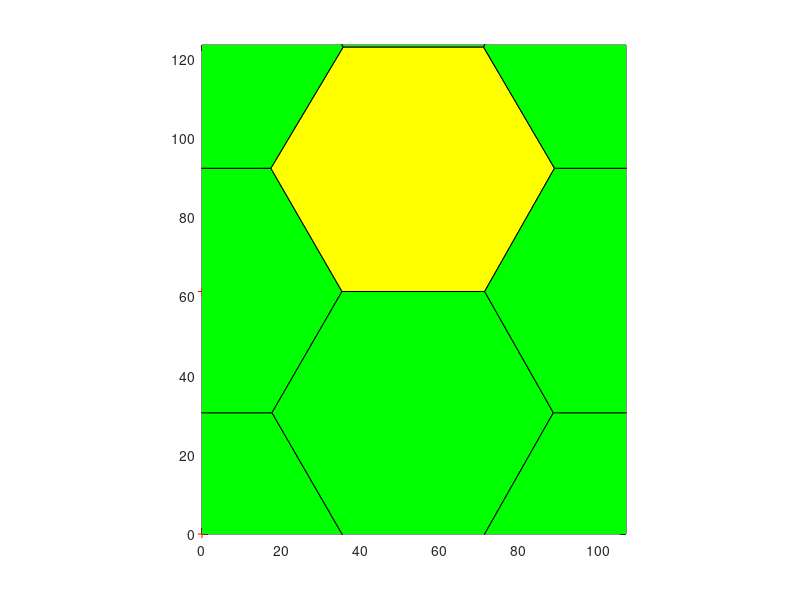

Recreate this plot in MATLAB.
%%%%%%%%%%%%%%%%%%%%%%%%%%%%%%%%%%%%%%%%%%%%%%%%%%%%%%%%%%%%%%%%%%%%%%%%%%%
% This script produces a txt file with the initial conditions needed to run the 
% vertex model cpp exicutable. The Global values are set by the user. The
% cell positions are a honeycomb tilling of the plane. The resulting txt file
% contians all the global parameter values and cell, edge, and vertex
% locatons and neighbors. 
%
% To use this file specify the name of the output txt file and the number
% of cells you would like in your tissue. You may wish to modify some
% global parameters to fit your needs. 
%%%%%%%%%%%%%%%%%%%%%%%%%%%%%%%%%%%%%%%%%%%%%%%%%%%%%%%%%%%%%%%%%%%%%%%%%%%
clear

%% Inputs needed
INITIALSTEPSIZE = 0.0001;    %Initial stepsize for the numberic integrator 
nomfichier=strcat('my_tissue_backtrack_fix_stifftest_smallest','.txt');  %the file name
n=1;                       %1/2 of the Cells per row
m=2;                       %Cells per collumn 
r=89542;                    %Seed for the random number generators

%% Global Parameters 
GAMMA =10;                  %Tension on an edge
l= sqrt(2) * 25;            %Average edge length    
t0 = 1;                     %Standard unit of time 
RLXLY = 1;                  %Ratio of LX to LY (used to make rectangular boxes) 
Ratio = 0.3;                %ratio of pressure to tension forces (standard value 0.3)
Ralpha=1000000000000000000000000000;                   %Ralpha=10 means the box evolves 10 times slower then the vertices
TOTALTIME =	80;             %How long to run the simulation 
CURRENTTIME = 0.0;          %The initial time
TIMEINTERVAL =	0.1;        %How often to output the current configuration of the tissue
INITIALSTEPSIZE = 0.002;    %Initial stepsize for the numberic integrator 
error_tolerance_absolute_mechanical = 0.01;  %Error tolerence for use with the adaptive stepsize integrators 
LX=n*3*l +1;
LY=m*sqrt(3)*l+1; 
NCells=n*m*2;
A0 = 4033.1139     ;                    %LX*LY/NCells;                   %Cells want to have area A0 if box size can change
%Here, I'm making a strain test for the hexagonal lattice by calculating
%what the preferred area should be for the initial area of all the cells to
% the equilibrium area.
MINAREA = A0/100;                    %Minimum allowed cell area (smaller cells will be removed)
MINLENGTH =	l/40;                    %Minimum edge length (smaller edges will be merged to form a fourfold vertex
NEWEDGELENGTH =	l/20;                %Length of a new edge created in the T1 process
%K = Ratio * GAMMA / l^3 ;           %for pressure=K(A-A0)%
K = Ratio * 10 * GAMMA / l;          %for pressure=K(1-A/A0)
Alpha_M = GAMMA*t0/l;                % Drag coefficent
TISSUE_ALPHA = 10000000000000000000000000000000 * Alpha_M;%10000000*Ralpha*Alpha_M;       % How fast the box size updates relative to the vertex motion
TISSUE_EXT_STRESS_Y = 0;             % External Stress on the tissue (positive values expancile) 
TISSUE_EXT_STRESS_X = 0;
P0 = 3.722 * sqrt(A0);
LAMBDA = K / 0.05; % mimics Manning Model 
VERBOSEON = 1; %boolean, tells code to output extra data for cells and edges when true
equilibriumtolerance = 0.000000000000000000001;
energyListSize = 3;
%% Create the Hexagonal tillining 
SEED = r;
rng(SEED); 
f2=figure();
offset=0; % 0.4*l; 
Points1=zeros(NCells,2); 
k=1; 
strainx = 0 ;%.5;

%Grid One
for i=0:n-1
    for j=0:m-1
        Points1(k,:)=[(3*i*l +rand()*offset)*(1 +strainx) ,sqrt(3)*j*l+rand()*offset]; 
        k=k+1; 
    end
end
% Grid two

for i=0:n-1
    for j=0:m-1
        Points1(k,:)=[((3*i+3/2)*l +rand()*offset)* (1 + strainx) , (sqrt(3)*j+sqrt(3)/2)*l+rand()*offset]; 
        k=k+1; 
    end
end

LX = LX * (1 + strainx);
Pointsa=Points1+[LX *ones(NCells,1) LY*zeros(NCells,1)];
Pointsb=Points1-[LX*zeros(NCells,1) LY*ones(NCells,1)];
Pointsc=Points1-[LX*ones(NCells,1) LY*zeros(NCells,1)];
Pointsd=Points1+[LX*zeros(NCells,1) LY*ones(NCells,1)];
Pointse=Points1+[LX*ones(NCells,1) LY*ones(NCells,1)];
Pointsf=Points1+[LX*ones(NCells,1) -LY*ones(NCells,1)];
Pointsg=Points1+[-LX*ones(NCells,1) LY*ones(NCells,1)];
Pointsh=Points1+[-LX*ones(NCells,1) -LY*ones(NCells,1)];
Pointst=[Points1; Pointsa; Pointsb; Pointsc; Pointsd; Pointse; Pointsf; Pointsg; Pointsh];
[v,c]=voronoin(Pointst); 


%% Plot a Representation of the result
set(0,'CurrentFigure',f2);
plot(Points1(:,1),Points1(:,2),'r+');
for i = 1:length(c) 
    %ca are the cells that are in the interior only
    IN=(all(v(c{i},1)>0)&all(v(c{i},1)<LX)&all(v(c{i},2)>0)&all(v(c{i},2)<LY));
    %ca have cells that are at the border
    IN2=(any(v(c{i},1)>0)&any(v(c{i},1)<LX)&any(v(c{i},2)>0)&any(v(c{i},2)<LY))&(~IN);
    if (all(c{i}~=1)&&IN)  
    set(0,'CurrentFigure',f2)
    patch(v(c{i},1),v(c{i},2),'y'); % use color yellow.
    end
    % cells crossing the border
    if (all(c{i}~=1)&&(IN2))  
    set(0,'CurrentFigure',f2)
    patch(v(c{i},1),v(c{i},2),'g'); % use color green.
    end
end
set(0,'CurrentFigure',f2)
axis equal
xlim([0 LX]);
ylim([0 LY]);


for i = 1:length(c)
   INGLOBAL=any((v(c{i},1)>0)&v(c{i},1)<LX&v(c{i},2)>0&v(c{i},2)<LY);
   if INGLOBAL
       ListVertex=c{i};
       area=0;
       for k=1:length(c{i})
           kplus=mod(k,length(c{i}))+1;
           area=area+v(c{i}(k),1)*v(c{i}(kplus),2)-v(c{i}(kplus),1)*v(c{i}(k),2);
       end
       if(area<0) c{i}=fliplr(c{i}); end
   end
end

%% Export to a txt file
fid=fopen(nomfichier,'wt');
fprintf(fid, 'Voronoi Tesselation Data: \n');
fprintf(fid, 'NumbCells %d \t rng %d \n', NCells, r);
fprintf(fid, 'ratio pressure to tension\t%f\n', Ratio);
fprintf(fid, 'Global:\n');
fprintf(fid, 'LX\t%f\nLY\t%f\n', LX, LY);
fprintf(fid, 'A0\t%f\n', A0);
fprintf(fid, 'SEED\t%d\n', SEED);
fprintf(fid, 'TIMEINTERVAL\t%f\n', TIMEINTERVAL);
fprintf(fid, 'MINAREA\t%f\n', MINAREA);
fprintf(fid, 'MINLENGTH\t%f\n', MINLENGTH);
fprintf(fid, 'NEWEDGELENGTH\t%f\n', NEWEDGELENGTH);
fprintf(fid, 'K\t%f\n', K);
fprintf(fid, 'GAMMA\t%f\n', GAMMA);
fprintf(fid, 'LAMBDA\t%f\n', LAMBDA);
fprintf(fid, 'P0\t%f\n', P0);
fprintf(fid, 'TOTALTIME\t%f\n', TOTALTIME);
fprintf(fid, 'CURRENTTIME\t%f\n', CURRENTTIME);
fprintf(fid, 'VERBOSEON\t%d\n', VERBOSEON);
fprintf(fid, 'INITIALSTEPSIZE\t%f\n', INITIALSTEPSIZE);
fprintf(fid, 'error_tolerance_absolute_mechanical\t%f\n', error_tolerance_absolute_mechanical);
fprintf(fid, 'TISSUE_ALPHA\t%f\n', TISSUE_ALPHA);
fprintf(fid, 'ALPHAM\t%f\n', Alpha_M);
fprintf(fid, 'TISSUE_EXT_STRESS_X\t%f\n', TISSUE_EXT_STRESS_X);
fprintf(fid, 'TISSUE_EXT_STRESS_Y\t%f\n', TISSUE_EXT_STRESS_Y);
fprintf(fid, 'equilibriumtolerance\t%d\n', equilibriumtolerance);
fprintf(fid, 'energyListSize\t%d\n', energyListSize);
fprintf(fid, 'endGlobal\n'); 
fprintf(fid, 'Vertices\n');
fprintf(fid, 'id\tx\ty\n');

NbVertex=0;
CentralVertices=zeros(length(v),2);
for i = 2:length(v)   % v(1) is always a point at infinity, so skip (NOTED ADDED BY DKL 7/5/10)
    % the vertices don't necessarily have to be in order because the code
    % will skip over vertices that are outside of the window of interest
    % (NOTE ADDED BY ABM 10/14/23
   if(v(i,1)>0&&v(i,1)<LX&&v(i,2)>0&&v(i,2)<LY)
       fprintf(fid,'%d',i); 
       fprintf(fid,'\t %2.4f',v(i,1));
       fprintf(fid,'\t %2.4f',v(i,2));
       fprintf(fid,'\n');
       NbVertex=NbVertex+1;
       CentralVertices(NbVertex,1)=v(i,1);
       CentralVertices(NbVertex,2)=v(i,2);
   end
end

CentralVertices=CentralVertices(1:NbVertex,1:2);
EqVertex=zeros(NbVertex,1);

for i = 2:length(v)
   vcorrige=zeros(1,2);
   vtest=v(i,:);

   if (vtest(1)>0&&vtest(1)<LX&&vtest(2)>0&&vtest(2)<LY) vcorrige=vtest;end
   vtest=v(i,:)-LX*[1 0];
   if (vtest(1)>0&&vtest(1)<LX&&vtest(2)>0&&vtest(2)<LY) vcorrige=vtest;  end
   vtest=v(i,:)-LY*[0 1];
   if (vtest(1)>0&&vtest(1)<LX&&vtest(2)>0&&vtest(2)<LY) vcorrige=vtest;  end
   vtest=v(i,:)+LX*[1 0];
   if (vtest(1)>0&&vtest(1)<LX&&vtest(2)>0&&vtest(2)<LY) vcorrige=vtest;  end
   vtest=v(i,:)+LY*[0 1];
   if (vtest(1)>0&&vtest(1)<LX&&vtest(2)>0&&vtest(2)<LY) vcorrige=vtest;  end
   vtest=v(i,:)-[LX LY];
   if (vtest(1)>0&&vtest(1)<LX&&vtest(2)>0&&vtest(2)<LY) vcorrige=vtest;  end
   vtest=v(i,:)-[LX -LY];
   if (vtest(1)>0&&vtest(1)<LX&&vtest(2)>0&&vtest(2)<LY) vcorrige=vtest;  end
   vtest=v(i,:)+[LX LY];
   if (vtest(1)>0&&vtest(1)<LX&&vtest(2)>0&&vtest(2)<LY) vcorrige=vtest;  end
   vtest=v(i,:)+[LX -LY];
   if (vtest(1)>0&&vtest(1)<LX&&vtest(2)>0&&vtest(2)<LY) vcorrige=vtest;  end
   column=find(all(abs((repmat(vcorrige,size(v,1),1))'-v')<0.000001));%strmatch(vcorrige, v);
   if(~isempty(column))
       EqVertex(i)=column;
   end

end
 
fprintf(fid, 'Edges\n');
fprintf(fid, 'id\tvertex1\tvertex2\txflag\tyflag\n');
NbEdgeMax=3*NbVertex;
Edges.Vertices=zeros(NbEdgeMax,2);
Edges.Crossx12=zeros(NbEdgeMax,1);
Edges.Crossx21=zeros(NbEdgeMax,1);
Edges.Crossy12=zeros(NbEdgeMax,1);
Edges.Crossy21=zeros(NbEdgeMax,1);

EdgeIncrement=0; %the number of the edge so you get 1,2,3,4 as edge lables
for i = 1:length(c) %For each vertex
   INGLOBAL=any( (v(c{i},1)>0) & v(c{i},1)<LX & v(c{i},2)>0 & v(c{i},2)<LY);
   if INGLOBAL %If it is in the reigon of intrest
       ListVertex=c{i}; %list of edges in each cell in the reigon 
       for j=1:length(ListVertex) %for each edge in the cell
           testdejainscrit=0;                                                                                                                                                                                                                                                                                                                                                                                                                                                                                                                                                                                                                                                                                                                                                                                                                                                                                                                                                                                                                                                                                                                                                                                                                                                                                                                                                                                                                                                                                                                                                                                                                                                                                                                                                                                                                                                                                                                                                                                                                                                                                                                                                                                                                                                                                                                                                                                                                                                                                                                                                       
           % if we look at the current edge is in the list
           for k=1:EdgeIncrement
               if ((EqVertex((ListVertex(j)))==Edges.Vertices(k,1)...
                       &&EqVertex(ListVertex(mod(j,length(ListVertex))+1))==Edges.Vertices(k,2))...%the modulus is to be on that loop
                       ||...
                       (EqVertex(ListVertex(j))==Edges.Vertices(k,2)...
                       &&EqVertex(ListVertex(mod(j,length(ListVertex))+1))==Edges.Vertices(k,1)))
                   testdejainscrit=1;
               else
               end
           end
           % if it is not there we added at the end
           if(~testdejainscrit)
               EdgeIncrement=EdgeIncrement+1;
               Edges.Vertices(EdgeIncrement,1)=EqVertex(ListVertex(j)); %the first vertex
               Edges.Vertices(EdgeIncrement,2)=EqVertex(ListVertex(mod(j,length(ListVertex))+1)); %the second vertex
               Vertex1encours=ListVertex(j);
               Vertex1encourseq=EqVertex(ListVertex(j));
               Vertex2encours=ListVertex(mod(j,length(ListVertex))+1);
               Vertex2encourseq=EqVertex(ListVertex(mod(j,length(ListVertex))+1));
               % and is written in the file
               fprintf(fid,'%d',EdgeIncrement);
               fprintf(fid,'\t %d', Edges.Vertices(EdgeIncrement,1));
               fprintf(fid,'\t %d', Edges.Vertices(EdgeIncrement,2));
               % must be a test to see if the one-vertex through a
               % rating (a vertex in, one out) 2-if there are two vertices
               % out but through the side anyway (happens on the corner)
               VertexCross21=(EqVertex(ListVertex(j))~=ListVertex(j))&&(EqVertex(ListVertex(mod(j,length(ListVertex))+1))==ListVertex(mod(j,length(ListVertex))+1));
               VertexCross12=(EqVertex(ListVertex(j))==ListVertex(j))&&(EqVertex(ListVertex(mod(j,length(ListVertex))+1))~=ListVertex(mod(j,length(ListVertex))+1));
               % cas 1

               %  x12=x21=y12=y21=0;

               %Periodic boundary condition testing
               if((EqVertex(ListVertex(j))~=ListVertex(j))&&(EqVertex(ListVertex(mod(j,length(ListVertex))+1))==ListVertex(mod(j,length(ListVertex))+1)))
                   if(v(ListVertex(j),1)<0) Edges.Crossx12(EdgeIncrement)=1;%fprintf(fid,' xCrossBoundary12');
                       %    x12=1;
                   end
                   if(v(ListVertex(j),1)>LX) Edges.Crossx21(EdgeIncrement)=1;%fprintf(fid,' xCrossBoundary21');
                       %   x21=1;
                   end
                   if(v(ListVertex(j),2)<0) Edges.Crossy12(EdgeIncrement)=1;%fprintf(fid,' yCrossBoundary12');
                       %   y12=1;
                   end
                   if(v(ListVertex(j),2)>LY) Edges.Crossy21(EdgeIncrement)=1;%fprintf(fid,' yCrossBoundary21');
                       %    y21=1;
                   end
               end
               if((EqVertex(ListVertex(j))==ListVertex(j))&&(EqVertex(ListVertex(mod(j,length(ListVertex))+1))~=ListVertex(mod(j,length(ListVertex))+1)))
                   if(v(ListVertex(mod(j,length(ListVertex))+1),1)<0) 
                       Edges.Crossx21(EdgeIncrement)=1;
                   end
                   if(v(ListVertex(mod(j,length(ListVertex))+1),1)>LX) 
                       Edges.Crossx12(EdgeIncrement)=1;
                   end
                   if(v(ListVertex(mod(j,length(ListVertex))+1),2)<0) 
                       Edges.Crossy21(EdgeIncrement)=1;
                   end
                   if(v(ListVertex(mod(j,length(ListVertex))+1),2)>LY) 
                       Edges.Crossy12(EdgeIncrement)=1;
                   end
               end
               %cas 2
               if((EqVertex(ListVertex(j))~=ListVertex(j))&&(EqVertex(ListVertex(mod(j,length(ListVertex))+1))~=ListVertex(mod(j,length(ListVertex))+1)))
                   % if the vertex is in the range which is not
                   % moving in the same direction, is that both
                   % ends of the edge are not contained in the same
                   % in the time interval.
                   v1=v(ListVertex(j),:);
                   v2=v(ListVertex(mod(j,length(ListVertex))+1),:);
                   eqv1=v(EqVertex(ListVertex(j)),:);
                   eqv2=v(EqVertex(ListVertex(mod(j,length(ListVertex))+1)),:);
                   %Periodic boundary condition chehck again
                   if(v2(1)>v1(1))&&(eqv2(1)<eqv1(1)) 
                       Edges.Crossx12(EdgeIncrement)=1;
                   end
                   if(v2(1)<v1(1))&&(eqv2(1)>eqv1(1)) 
                       Edges.Crossx21(EdgeIncrement)=1;
                   end
                   if (v2(2)>v1(2))&&(eqv2(2)<eqv1(2))
                       Edges.Crossy12(EdgeIncrement)=1;
                   end
                   if (v2(2)<v1(2))&&(eqv2(2)>eqv1(2)) 
                       Edges.Crossy21(EdgeIncrement)=1;
                   end
               end
              
               %New output added by MS 4/17/2014
               if ( (Edges.Crossx12(EdgeIncrement)==1) || (Edges.Crossx21(EdgeIncrement)==1) )
                   newxflag=1;
               end
               if ( (Edges.Crossx12(EdgeIncrement)==0) && (Edges.Crossx21(EdgeIncrement)==0) )
                   newxflag=0;
               end
               if ( (Edges.Crossy12(EdgeIncrement)==1) || (Edges.Crossy21(EdgeIncrement)==1) )
                   newyflag=1;
               end
               if ( (Edges.Crossy12(EdgeIncrement)==0) && (Edges.Crossy21(EdgeIncrement)==0) )
                   newyflag=0;
               end
               
               fprintf(fid,'\t %d \t %d \n', newxflag, newyflag);

           end
       end

   end
end

cinside=cell(length(c),1);
CellIncrement=0;
for i=1:length(c)
   INGLOBAL=any((v(c{i},1)>0)&v(c{i},1)<LX&v(c{i},2)>0&v(c{i},2)<LY);
   if INGLOBAL
       CellIncrement=CellIncrement+1;
       cinside{CellIncrement}=EqVertex(c{i});

   end
end
NbCellsInside=CellIncrement;
cinside=cinside(1:NbCellsInside);
cinside2=cell(NbCellsInside,1);
CellIncrement=0;
for i=1:NbCellsInside
   dejavu=false;
   for j=1:i-1
       if ((length(cinside{i})==length(cinside{j}))&&all(sort(cinside{i})==sort(cinside{j}))) dejavu=true; end
   end
   if (~dejavu) CellIncrement=CellIncrement+1;cinside2{CellIncrement}=cinside{i}; end
end
cinside2=cinside2(1:CellIncrement);
fprintf(fid, 'Cells\n');
fprintf(fid, 'id\tA0\tEdgeNumb\tEdgeList\n');
for i=1:length(cinside2)
   ListVertex=c{i};
   fprintf(fid,'%d\t%f\t%d\t',i, A0, length(ListVertex));
   for j=1:length(ListVertex)
       NumeroEdge=0;
       % if we look at the current edge is in the list
       for k=1:EdgeIncrement
           if (EqVertex((ListVertex(j)))==Edges.Vertices(k,1)...
                   &&EqVertex(ListVertex(mod(j,length(ListVertex))+1))==Edges.Vertices(k,2))
               NumeroEdge=k;
           end % modulo is to be on that loop
           if(EqVertex(ListVertex(j))==Edges.Vertices(k,2)...
                   &&EqVertex(ListVertex(mod(j,length(ListVertex))+1))==Edges.Vertices(k,1))
               NumeroEdge=k; %MS change to always be positive
           end
       end
       % and is written in the file
       fprintf(fid,'%d,',NumeroEdge);
   end
   fprintf(fid, '\n');
end
fprintf(fid, 'End\n');
fclose(fid);
